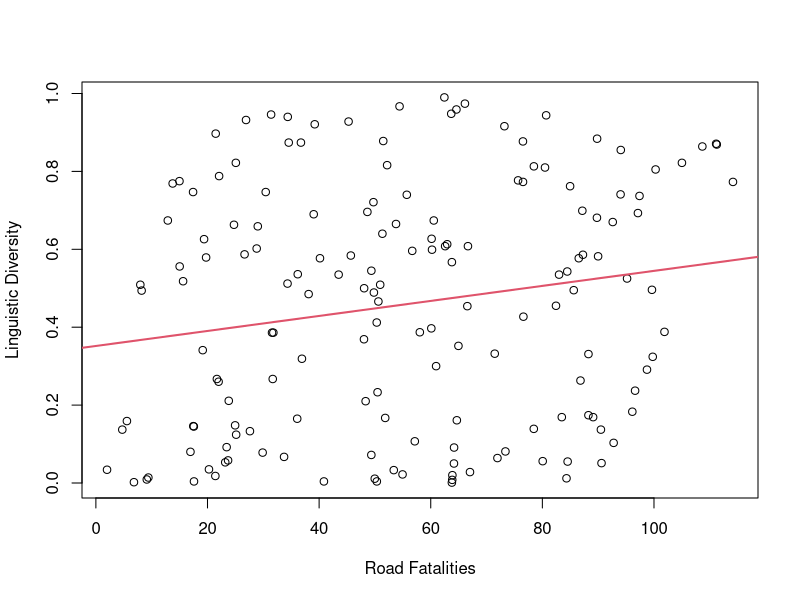
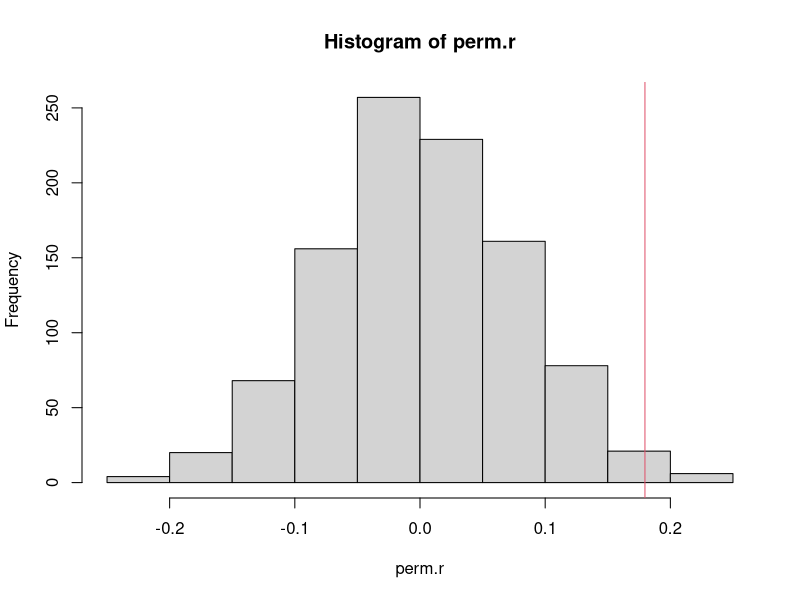
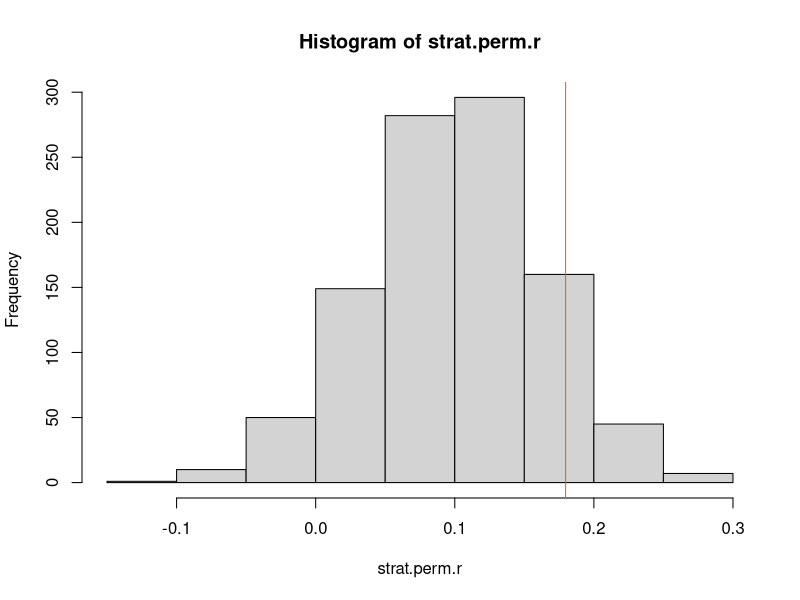

R code for these plots, in order:
# set the working directory
# (this will depend on your system)
setwd("~/Documents/Teaching/QMSS2017/gitfiles/qmss-2017/permutationExample/analysis/")

# Load the data
d = read.csv("../data/TransportData.csv")

# Plot the real data
plot(d$fate, d$greenberg, xlab='Road Fatalities', ylab='Linguistic Diversity')
abline(lm(d$greenberg~ d$fate), col=2, lwd=2)

# Calculate the true correlation
true.r = cor(d$fate, d$greenberg)


# Demonstrate sample function
x = c(1,2,3,4,5)
sample(x)
sample(x)

# A function to permute the data
perm = function(){
  cor(d$fate, sample(d$greenberg))
}

# set the random seed
set.seed(666)

# use repliate to permute the data many times
perm.r = replicate(1000, perm())

# Plot the distribution of permuted data
hist(perm.r)
abline(v=true.r,col=2)

# Work out p value and z-value
p.value = sum(perm.r >= true.r) / length(perm.r)
z.value = (true.r - mean(perm.r)) / sd(perm.r)

###########
# Stratified permutation

# Demonstrate tapply with stratification

myLetters   <-      c('x','z','d','a','e','o')
vowelOrConsonant <- c('c','c','c','v','v','v')

sample(myLetters)

tapply(myLetters, vowelOrConsonant, sample)

unlist(tapply(myLetters, vowelOrConsonant, sample))
unlist(tapply(myLetters, vowelOrConsonant, sample))
unlist(tapply(myLetters, vowelOrConsonant, sample))

# Function to sample within continents
# Note: assumes that data is sorted by continents
stratSample = function(X,groups){
  unlist(tapply(X, groups, sample))
}

# permute the data and measure the correlation once
strat.perm = function(){
  perm = stratSample(d$greenberg, d$continent)
  cor(d$fate, perm)
}

set.seed(123)
strat.perm.r = replicate(1000, strat.perm())
hist(strat.perm.r)
abline(v=true.r,col=2)

# Work out p value and z-value
p.value.strat = sum(strat.perm.r >= true.r) / length(strat.perm.r)
z.value.strat = (true.r - mean(strat.perm.r)) / sd(strat.perm.r)


z.value
p.value
z.value.strat
p.value.strat
